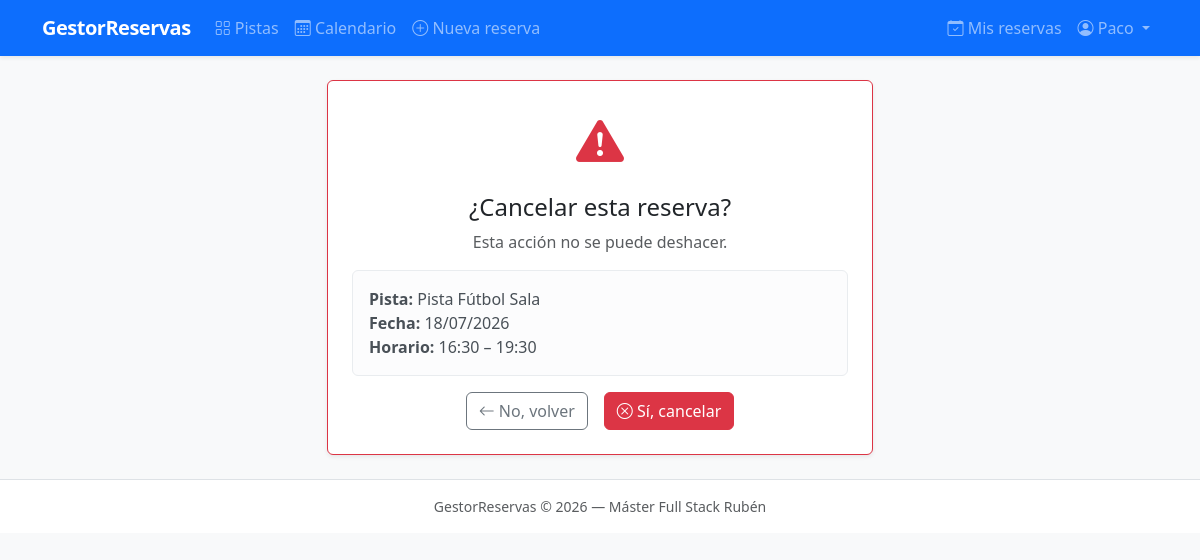
The app's page /mis-reservas/11/cancelar/ (signed in) with its own data.
### reservas/models.py (models this page shows, shortened)
class Booking(models.Model):
    STATUS_PENDING = 'pending'
    STATUS_CONFIRMED = 'confirmed'
    STATUS_CANCELLED = 'cancelled'
    STATUS_CHOICES = [
        (STATUS_PENDING, 'Pendiente'),
        (STATUS_CONFIRMED, 'Confirmada'),
        (STATUS_CANCELLED, 'Cancelada'),
    ]
    RECURRENCE_NONE = 'none'
    RECURRENCE_WEEKLY = 'weekly'
    RECURRENCE_CHOICES = [
        (RECURRENCE_NONE, 'Sin repetición'),
        (RECURRENCE_WEEKLY, 'Semanal'),
    ]
    user = models.ForeignKey(
        User, on_delete=models.CASCADE,
        related_name='bookings', verbose_name='usuario'
    )
    resource = models.ForeignKey(
        Resource, on_delete=models.CASCADE,
        related_name='bookings', verbose_name='pista'
    )
    date = models.DateField('fecha')
    start_time = models.TimeField('hora inicio')
    end_time = models.TimeField('hora fin')
    status = models.CharField(
        'estado', max_length=20,
        choices=STATUS_CHOICES, default=STATUS_CONFIRMED
    )
    is_recurring = models.BooleanField('es recurrente', default=False)
    recurrence_type = models.CharField(
        'tipo de recurrencia', max_length=20,
        choices=RECURRENCE_CHOICES, default=RECURRENCE_NONE
    )
    recurrence_end_date = models.DateField('fin de recurrencia', null=True, blank=True)
    notes = models.TextField('notas', blank=True)
    created_at = models.DateTimeField('creado el', auto_now_add=True)
    class Meta:
        verbose_name = 'Reserva'
        verbose_name_plural = 'Reservas'
        ordering = ['-date', 'start_time']
    @property
    def can_be_cancelled(self):
        return self.status != self.STATUS_CANCELLED and self.date >= timezone.now().date()

class Resource(models.Model):
    SPORT_CHOICES = [
        ('padel', 'Pádel'),
        ('tenis', 'Tenis'),
        ('futbol_sala', 'Fútbol Sala'),
        ('badminton', 'Bádminton'),
        ('squash', 'Squash'),
        ('baloncesto', 'Baloncesto'),
        ('otro', 'Otro'),
    ]
    name = models.CharField('nombre', max_length=100)
    sport_type = models.CharField('deporte', max_length=20, choices=SPORT_CHOICES)
    description = models.TextField('descripción', blank=True)
    capacity = models.PositiveIntegerField('capacidad (jugadores)', default=2)
    price_per_hour = models.DecimalField('precio por hora (€)', max_digits=6, decimal_places=2, default=0)
    is_active = models.BooleanField('activa', default=True)
    image = models.ImageField('imagen', upload_to='resources/', blank=True, null=True)
    class Meta:
        verbose_name = 'Pista'
        verbose_name_plural = 'Pistas'
        ordering = ['sport_type', 'name']

### reservas/views.py (the view)
# urls.py: path('mis-reservas/<int:pk>/cancelar/', views.booking_cancel, name='booking_cancel'),
@login_required
def booking_cancel(request, pk):
    booking = get_object_or_404(Booking, pk=pk, user=request.user)
    if not booking.can_be_cancelled:
        messages.error(request, 'Esta reserva no puede cancelarse.')
        return redirect('reservas:booking_detail', pk=pk)
    if request.method == 'POST':
        booking.status = Booking.STATUS_CANCELLED
        booking.save()
        send_booking_cancellation(booking)
        messages.success(request, 'Reserva cancelada correctamente.')
        return redirect('reservas:booking_list')
    return render(request, 'reservas/booking_cancel_confirm.html', {'booking': booking})

### reservas/templates/reservas/booking_cancel_confirm.html (shortened to what this page needs)
{% extends 'base.html' %}
{% block content %}
<div class="row justify-content-center">
    <div class="col-md-6">
        <div class="card shadow-sm border-danger">
            <div class="card-body p-4 text-center">
                <i class="bi bi-exclamation-triangle-fill text-danger" style="font-size:3rem;"></i>
                <h2 class="h4 mt-3">¿Cancelar esta reserva?</h2>
                <p class="text-muted">Esta acción no se puede deshacer.</p>
                <div class="alert alert-light text-start my-3">
                    <strong>Pista:</strong> {{ booking.resource.name }}<br>
                    <strong>Fecha:</strong> {{ booking.date|date:"d/m/Y" }}<br>
                    <strong>Horario:</strong> {{ booking.start_time|time:"H:i" }} – {{ booking.end_time|time:"H:i" }}
                </div>
                <div class="d-flex justify-content-center gap-3">
                    <a href="{% url 'reservas:booking_detail' booking.pk %}" class="btn btn-outline-secondary">
                        <i class="bi bi-arrow-left"></i> No, volver
                    </a>
                    <form method="post">
                        <button type="submit" class="btn btn-danger">
                            <i class="bi bi-x-circle"></i> Sí, cancelar
                        </button>
                    </form>
                </div>
            </div>
        </div>
    </div>
</div>
{% endblock %}

### reservas/templates/base.html (shortened to what this page needs)
<!DOCTYPE html>
<html lang="es">
<head>
    <link href="https://cdn.jsdelivr.net/npm/bootstrap@5.3.2/dist/css/bootstrap.min.css" rel="stylesheet">
    <link rel="stylesheet" href="https://cdn.jsdelivr.net/npm/bootstrap-icons@1.11.3/font/bootstrap-icons.min.css">
</head>
<body>
<nav class="navbar navbar-expand-lg navbar-dark bg-primary shadow-sm">
    <div class="container">
        <a class="navbar-brand" href="{% url 'reservas:home' %}">
             GestorReservas
        </a>
        <div class="collapse navbar-collapse" id="navbarMain">
            <ul class="navbar-nav me-auto">
                <li class="nav-item">
                    <a class="nav-link" href="{% url 'reservas:resource_list' %}">
                        <i class="bi bi-grid"></i> Pistas
                    </a>
                </li>
                <li class="nav-item">
                    <a class="nav-link" href="{% url 'reservas:calendar' %}">
                        <i class="bi bi-calendar3"></i> Calendario
                    </a>
                </li>
                {% if user.is_authenticated %}
                    <li class="nav-item">
                        <a class="nav-link" href="{% url 'reservas:booking_create' %}">
                            <i class="bi bi-plus-circle"></i> Nueva reserva
                        </a>
                    </li>
                {% endif %}
            </ul>
            <ul class="navbar-nav ms-auto">
                {% if user.is_authenticated %}
                    <li class="nav-item">
                        <a class="nav-link" href="{% url 'reservas:booking_list' %}">
                            <i class="bi bi-calendar-check"></i> Mis reservas
                        </a>
                    </li>
                    <li class="nav-item dropdown">
                        <a class="nav-link dropdown-toggle" href="#" data-bs-toggle="dropdown">
                            <i class="bi bi-person-circle"></i> {{ user.first_name|default:user.username }}
                        </a>
                    </li>
                {% endif %}
            </ul>
        </div>
    </div>
</nav>
<main class="container my-4">
    {% block content %}{% endblock %}
</main>
<footer class="py-3 mt-auto bg-white">
    <div class="container text-center text-muted small">
         GestorReservas &copy; {% now "Y" %} — Máster Full Stack Rubén
    </div>
</footer>
</body>
</html>

### reservas/templates/base.html (style rules this page uses)
body { background-color: #f8f9fa; }
.navbar-brand { font-weight: 700; letter-spacing: -0.5px; }
footer { border-top: 1px solid #dee2e6; }

### records on screen
Booking: resource.name "Pista Fútbol Sala", date "18/07/2026", start_time "16:30", end_time "19:30"

### other values on screen
{{ user.first_name|default:user.username }} "Paco"
